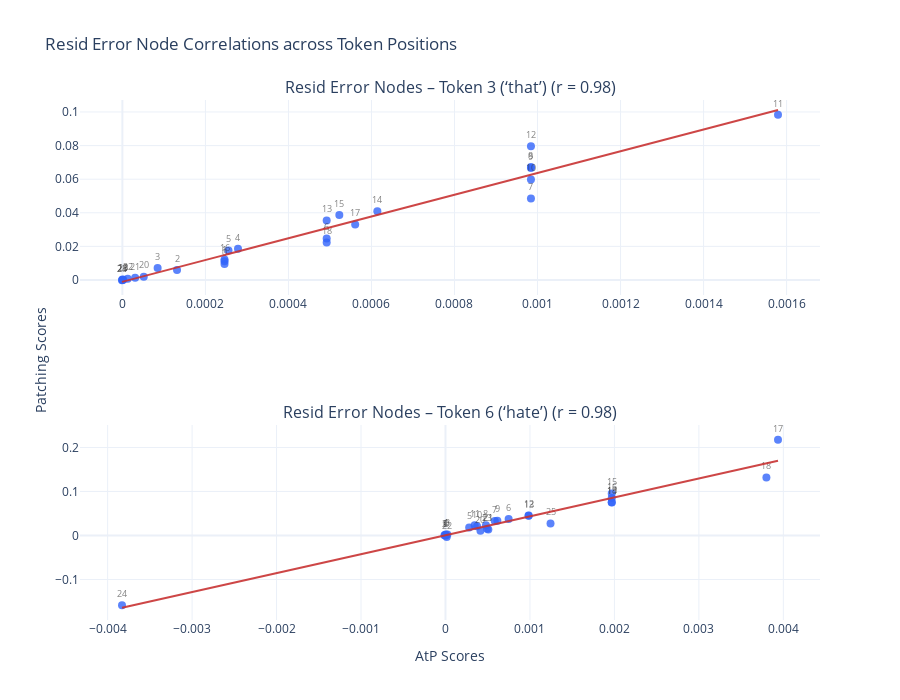

Source (notebook cell):
### Code cell
plot_correlation_multi_tokens(resid_sfc_scores, resid_patching_scores, 
                              token_positions=[3, 6],
                              node_type='Resid Error')

### Figure 1 — Plotly figure (JSON) as saved in the notebook; plotly's stock layout.template omitted (floating-point values rounded to 4 significant figures)
{"data": [{"marker": {"color": "rgba(50, 100, 250, 0.8)", "size": 8}, "mode": "markers+text", "name": "Token 3 (‘that’) (r=0.98)", "text": ["0", "1", "2", "3", "4", "5", "6", "7", "8", "9", "10", "11", "12", "13", "14", "15", "16", "17", "18", "19", "20", "21", "22", "23", "24", "25"], "textfont": {"color": "rgba(50, 50, 50, 0.6)", "size": 9}, "textposition": "top center", "type": "scatter", "x": [0.000246, 0.000246, 0.0001316, 8.488e-05, 0.0002785, 0.0002556, 0.0004921, 0.0009842, 0.0009842, 0.0009842, 0.0009842, 0.001579, 0.0009842, 0.0004921, 0.0006142, 0.0005226, 0.000246, 0.0005608, 0.0004921, 2.906e-07, 5.15e-05, 3.076e-05, 1.281e-05, 2.146e-06, -9.239e-07, 0], "xaxis": "x", "y": [0.009593, 0.01111, 0.005932, 0.007147, 0.0186, 0.01757, 0.02468, 0.04844, 0.06728, 0.0666, 0.05986, 0.09835, 0.07956, 0.03538, 0.04088, 0.03862, 0.01221, 0.03305, 0.02225, 0.0002451, 0.002008, 0.001312, 0.0008024, 0.0001641, -0.0001446, 0], "yaxis": "y"}, {"line": {"color": "rgba(200, 50, 50, 0.9)", "width": 2}, "mode": "lines", "name": "Regression (Token 3 (‘that’))", "showlegend": false, "type": "scatter", "x": [0.000246, 0.000246, 0.0001316, 8.488e-05, 0.0002785, 0.0002556, 0.0004921, 0.0009842, 0.0009842, 0.0009842, 0.0009842, 0.001579, 0.0009842, 0.0004921, 0.0006142, 0.0005226, 0.000246, 0.0005608, 0.0004921, 2.906e-07, 5.15e-05, 3.076e-05, 1.281e-05, 2.146e-06, -9.239e-07, 0], "xaxis": "x", "y": [0.01487, 0.01487, 0.007456, 0.004429, 0.01697, 0.01549, 0.0308, 0.06268, 0.06268, 0.06268, 0.06268, 0.1012, 0.06268, 0.0308, 0.03871, 0.03278, 0.01487, 0.03525, 0.0308, -0.00105, 0.002267, 0.0009236, -0.0002384, -0.0009295, -0.001128, -0.001068], "yaxis": "y"}, {"marker": {"color": "rgba(50, 100, 250, 0.8)", "size": 8}, "mode": "markers+text", "name": "Token 6 (‘hate’) (r=0.98)", "text": ["0", "1", "2", "3", "4", "5", "6", "7", "8", "9", "10", "11", "12", "13", "14", "15", "16", "17", "18", "19", "20", "21", "22", "23", "24", "25"], "textfont": {"color": "rgba(50, 50, 50, 0.6)", "size": 9}, "textposition": "top center", "type": "scatter", "x": [6.437e-06, -7.331e-06, -1.156e-05, 2.253e-05, 3.174e-06, 0.0002804, 0.0007477, 0.0005836, 0.0004787, 0.0006142, 0.0003738, 0.0003452, 0.0009842, 0.0009842, 0.001968, 0.001968, 0.001968, 0.003937, 0.003799, 0.001968, 0.0004139, 0.0005074, 1.454e-05, 0.0004921, -0.00383, 0.001244], "xaxis": "x2", "y": [0.0002988, 0.0003205, 0.0005004, 0.002228, 0.002424, 0.01795, 0.03729, 0.03324, 0.02315, 0.03381, 0.0212, 0.02311, 0.04521, 0.04471, 0.07548, 0.09547, 0.08518, 0.2175, 0.1319, 0.07484, 0.01078, 0.01375, -0.003339, 0.01509, -0.1584, 0.02707], "yaxis": "y2"}, {"line": {"color": "rgba(200, 50, 50, 0.9)", "width": 2}, "mode": "lines", "name": "Regression (Token 6 (‘hate’))", "showlegend": false, "type": "scatter", "x": [6.437e-06, -7.331e-06, -1.156e-05, 2.253e-05, 3.174e-06, 0.0002804, 0.0007477, 0.0005836, 0.0004787, 0.0006142, 0.0003738, 0.0003452, 0.0009842, 0.0009842, 0.001968, 0.001968, 0.001968, 0.003937, 0.003799, 0.001968, 0.0004139, 0.0005074, 1.454e-05, 0.0004921, -0.00383, 0.001244], "xaxis": "x2", "y": [0.0009068, 0.0003144, 0.0001323, 0.001599, 0.0007664, 0.01269, 0.0328, 0.02574, 0.02123, 0.02706, 0.01672, 0.01548, 0.04298, 0.04298, 0.08532, 0.08532, 0.08532, 0.17, 0.1641, 0.08532, 0.01844, 0.02246, 0.001256, 0.0218, -0.1642, 0.05414], "yaxis": "y2"}], "layout": {"annotations": [{"font": {"size": 16}, "showarrow": false, "text": "Resid Error Nodes – Token 3 (‘that’) (r = 0.98)", "x": 0.5, "xanchor": "center", "xref": "paper", "y": 1, "yanchor": "bottom", "yref": "paper"}, {"font": {"size": 16}, "showarrow": false, "text": "Resid Error Nodes – Token 6 (‘hate’) (r = 0.98)", "x": 0.5, "xanchor": "center", "xref": "paper", "y": 0.375, "yanchor": "bottom", "yref": "paper"}, {"font": {"size": 14}, "showarrow": false, "text": "Patching Scores", "textangle": -90, "x": -0.07, "xref": "paper", "y": 0.5, "yref": "paper"}], "height": 700, "showlegend": false, "title": {"text": "Resid Error Node Correlations across Token Positions"}, "xaxis": {"anchor": "y", "domain": [0, 1]}, "xaxis2": {"anchor": "y2", "domain": [0, 1], "title": {"text": "AtP Scores"}}, "yaxis": {"anchor": "x", "domain": [0.625, 1]}, "yaxis2": {"anchor": "x2", "domain": [0, 0.375]}}}
